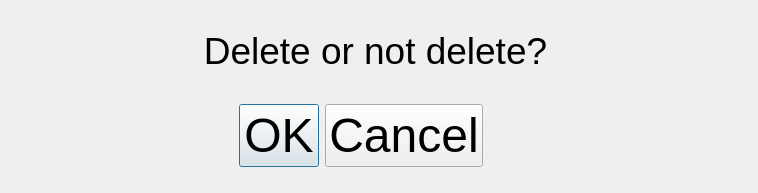
<?xml version="1.0" encoding="UTF-8"?>
<ui version="4.0">
 <class>ConfirmationDialog</class>
 <widget class="QDialog" name="ConfirmationDialog">
  <property name="windowModality">
   <enum>Qt::WindowModal</enum>
  </property>
  <property name="geometry">
   <rect>
    <x>0</x>
    <y>0</y>
    <width>758</width>
    <height>193</height>
   </rect>
  </property>
  <property name="windowTitle">
   <string>Dialog</string>
  </property>
  <property name="windowOpacity">
   <double>0.950000000000000</double>
  </property>
  <widget class="QDialogButtonBox" name="buttonBox">
   <property name="geometry">
    <rect>
     <x>190</x>
     <y>100</y>
     <width>341</width>
     <height>71</height>
    </rect>
   </property>
   <property name="font">
    <font>
     <pointsize>36</pointsize>
    </font>
   </property>
   <property name="orientation">
    <enum>Qt::Horizontal</enum>
   </property>
   <property name="standardButtons">
    <set>QDialogButtonBox::Cancel|QDialogButtonBox::Ok</set>
   </property>
   <property name="centerButtons">
    <bool>true</bool>
   </property>
  </widget>
  <widget class="QLabel" name="DMessage">
   <property name="geometry">
    <rect>
     <x>10</x>
     <y>10</y>
     <width>731</width>
     <height>81</height>
    </rect>
   </property>
   <property name="font">
    <font>
     <pointsize>28</pointsize>
    </font>
   </property>
   <property name="text">
    <string>Delete or not delete?</string>
   </property>
   <property name="alignment">
    <set>Qt::AlignCenter</set>
   </property>
  </widget>
 </widget>
 <resources/>
 <connections>
  <connection>
   <sender>buttonBox</sender>
   <signal>accepted()</signal>
   <receiver>ConfirmationDialog</receiver>
   <slot>accept()</slot>
   <hints>
    <hint type="sourcelabel">
     <x>248</x>
     <y>254</y>
    </hint>
    <hint type="destinationlabel">
     <x>157</x>
     <y>274</y>
    </hint>
   </hints>
  </connection>
  <connection>
   <sender>buttonBox</sender>
   <signal>rejected()</signal>
   <receiver>ConfirmationDialog</receiver>
   <slot>reject()</slot>
   <hints>
    <hint type="sourcelabel">
     <x>316</x>
     <y>260</y>
    </hint>
    <hint type="destinationlabel">
     <x>286</x>
     <y>274</y>
    </hint>
   </hints>
  </connection>
 </connections>
</ui>
